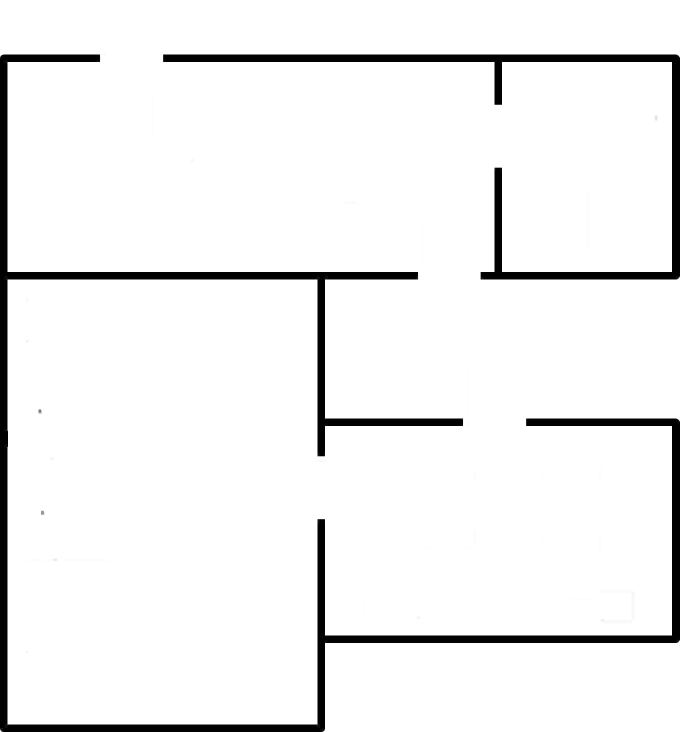
#> input picture removed_thin_lines/109.jpg, 1359 x 1464 px (shown at 1/2 size); its folder holds 4 pictures in this run
$ python resize.py
#> lines starting #> are read from the running program, lines starting #| are printed output that depends on the picture
# step 2

import cv2
import os

directory = "../removed_thin_lines/"

for filename in os.listdir(directory):
    img = cv2.imread(directory + filename)
#> img is the input picture: shape (1464, 1359, 3); min 0, max 255, mean 240.4

    img = cv2.resize(img, (int(img.shape[1]/10), int(img.shape[0]/10)), interpolation=cv2.INTER_NEAREST)
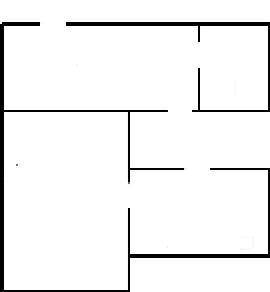
#> img: shape (146, 135, 3) (shown 2 times larger); min 1, max 255, mean 241.1

    cv2.imwrite('../after_resize/' + filename, img)
    print(filename)
#> pass 2 of the loop `for filename in os.listdir(directory):`:
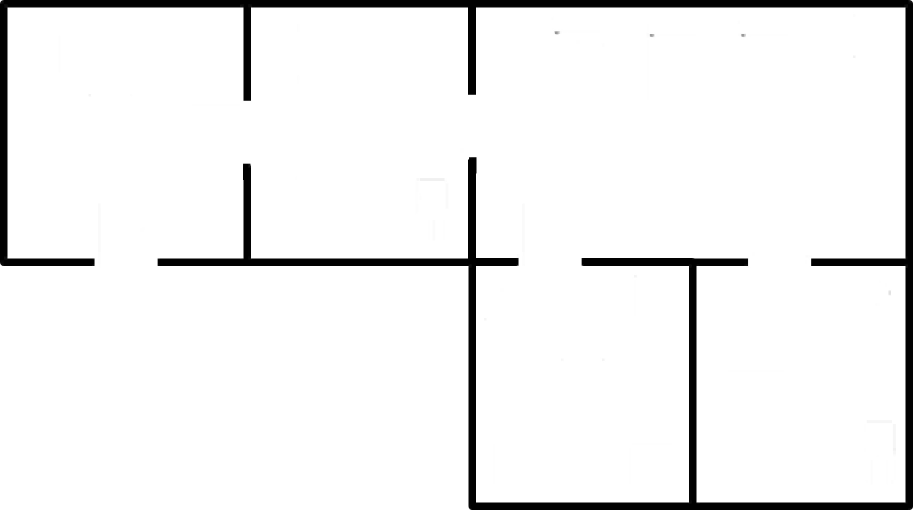
#> input picture removed_thin_lines/135.jpg, 1826 x 1020 px (shown at 1/2 size)
#> img is the input picture: shape (1020, 1826, 3); min 0, max 255, mean 239.9
#> `img = cv2.resize(img, (int(img.shape[1]/10), int(img.shape[0]/10)), in..`:
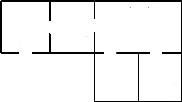
#> img: shape (102, 182, 3); min 0, max 255, mean 239.3
#> pass 3 of the loop `for filename in os.listdir(directory):`:
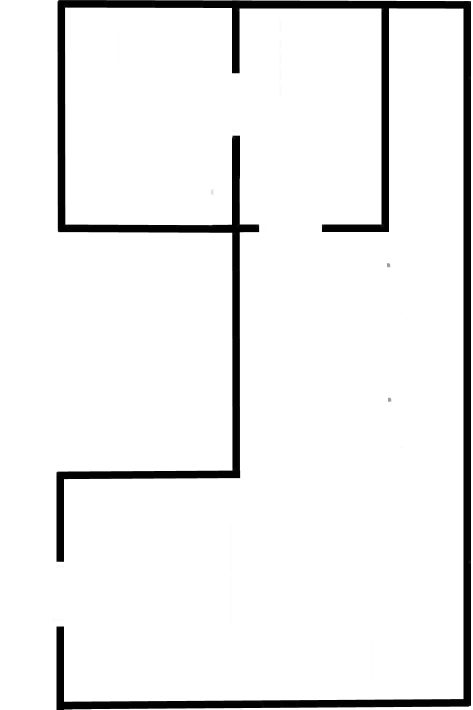
#> input picture removed_thin_lines/169.jpg, 946 x 1419 px (shown at 1/2 size)
#> img is the input picture: shape (1419, 946, 3); min 0, max 255, mean 238.2
#> `img = cv2.resize(img, (int(img.shape[1]/10), int(img.shape[0]/10)), in..`:
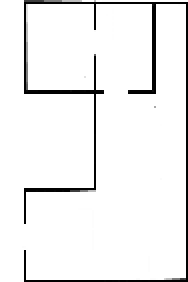
#> img: shape (141, 94, 3) (shown 2 times larger); min 0, max 255, mean 240.7
#> the loop made 4 passes; the first 3 are shown
